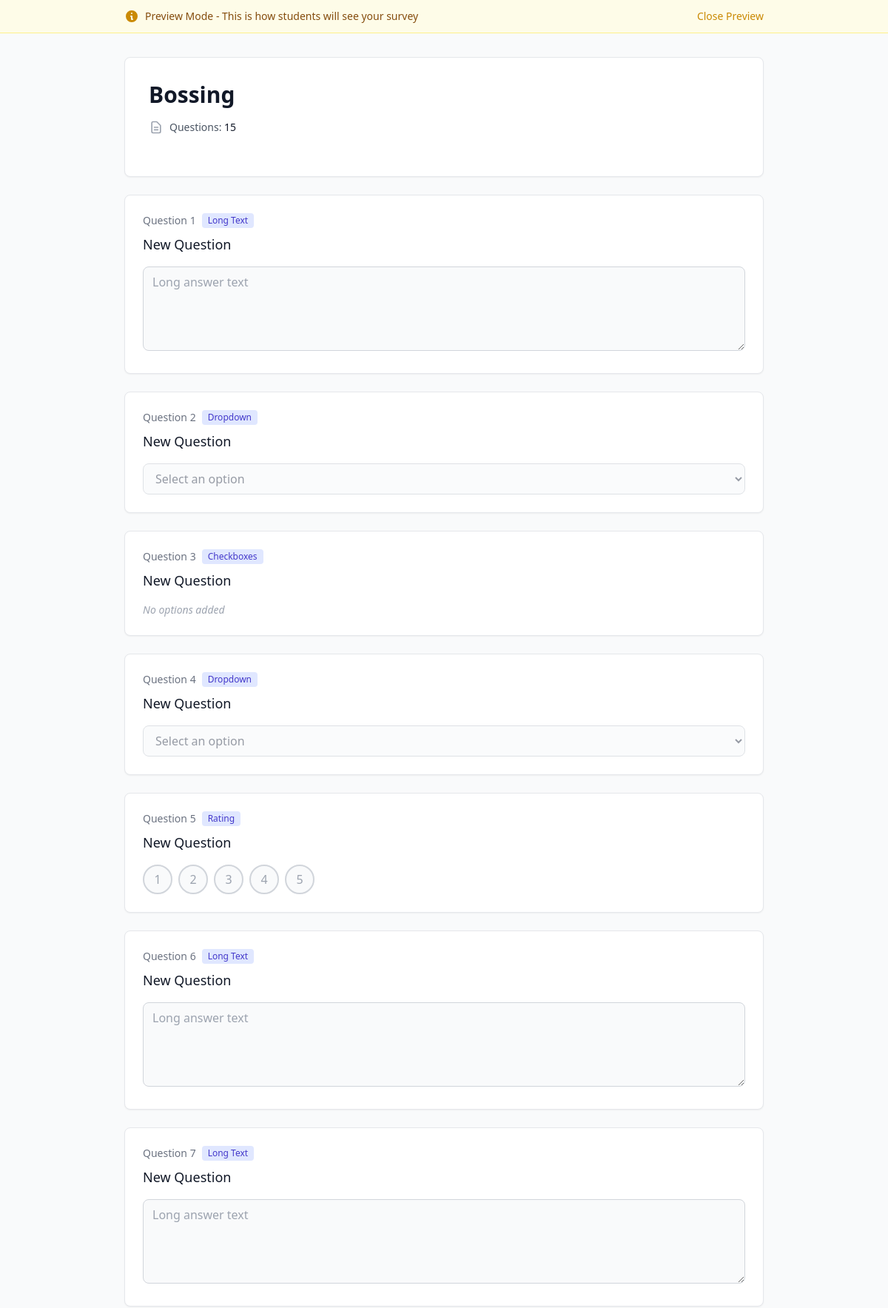
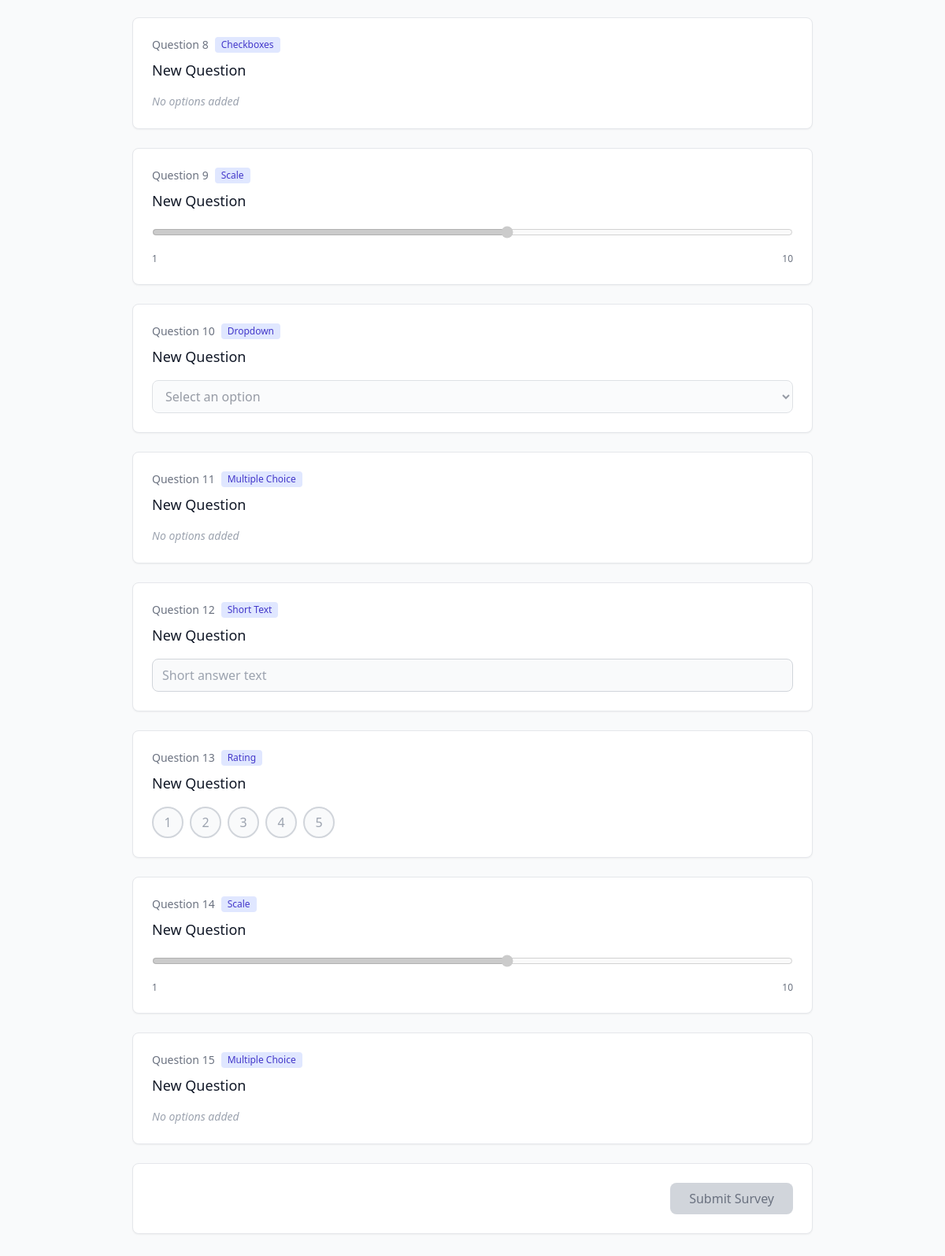
/teacher/survey/9/preview/ (signed in), run on the app's committed database (2 pictures, top to bottom).
### survey/models.py (models this page shows, shortened)
class Survey(models.Model):
    TYPE_CHOICES = [
        ('survey', 'Survey'),
        ('exam', 'Exam'),
    ]
    STATUS_CHOICES = [
        ('draft', 'Draft'),
        ('active', 'Active'),
        ('closed', 'Closed'),
    ]
    title = models.CharField(max_length=255)
    type = models.CharField(max_length=10, choices=TYPE_CHOICES, default='survey')
    description = models.TextField(blank=True)
    instructions = models.JSONField(default=list, blank=True)  # List of instruction strings
    duration_enabled = models.BooleanField(default=False)
    duration_minutes = models.IntegerField(null=True, blank=True, validators=[MinValueValidator(10), MaxValueValidator(120)])
    due_date_enabled = models.BooleanField(default=False)
    due_date = models.DateTimeField(null=True, blank=True)
    attempts_enabled = models.BooleanField(default=False)
    max_attempts = models.IntegerField(null=True, blank=True, validators=[MinValueValidator(1)])
    single_attempt = models.BooleanField(default=False)
    require_completion_in_one_sitting = models.BooleanField(default=False)
    status = models.CharField(max_length=10, choices=STATUS_CHOICES, default='draft')
    created_by = models.ForeignKey(User, on_delete=models.CASCADE, related_name='created_surveys', limit_choices_to={'role': 'teacher'})
    courses = models.ManyToManyField(Course, through='SurveyCourseAssignment', related_name='surveys')
    created_at = models.DateTimeField(auto_now_add=True)
    updated_at = models.DateTimeField(auto_now=True)
    class Meta:
        db_table = 'surveys'
        ordering = ['-created_at']

class Question(models.Model):
    QUESTION_TYPE_CHOICES = [
        ('short_text', 'Short Text'),
        ('long_text', 'Long Text'),
        ('multiple_choice', 'Multiple Choice'),
        ('checkboxes', 'Checkboxes'),
        ('dropdown', 'Dropdown'),
        ('rating', 'Rating'),
        ('scale', 'Scale'),
        ('date', 'Date'),
        ('time', 'Time'),
        ('file_upload', 'File Upload'),
        ('section', 'Section'),
        ('heading', 'Heading'),
        ('paragraph', 'Paragraph'),
    ]
    survey = models.ForeignKey(Survey, on_delete=models.CASCADE, related_name='questions')
    question_type = models.CharField(max_length=20, choices=QUESTION_TYPE_CHOICES)
    question_text = models.TextField()
    order = models.IntegerField(default=0)
    required = models.BooleanField(default=False)
    settings = models.JSONField(default=dict, blank=True)  # Type-specific settings (e.g., scale min/max, rating max)
    created_at = models.DateTimeField(auto_now_add=True)
    updated_at = models.DateTimeField(auto_now=True)
    class Meta:
        db_table = 'questions'
        ordering = ['order', 'created_at']

### survey/views.py (the view)
# urls.py: path('teacher/survey/<int:survey_id>/preview/', views.teacher_preview_survey, name='teacher-preview-survey'),
@login_required
def teacher_preview_survey(request, survey_id):
    if request.user.role != 'teacher':
        messages.error(request, 'Access denied.')
        return redirect('student-home')
    survey = get_object_or_404(Survey, id=survey_id, created_by=request.user)
    questions = survey.questions.all().order_by('order')
    if survey.due_date_enabled and survey.due_date:
        due_date = survey.due_date.strftime('%b %d, %I:%M %p')
    else:
        due_date = None
    if survey.duration_enabled and survey.duration_minutes:
        duration = f"{survey.duration_minutes} minutes"
    else:
        duration = None
    pages = []
    current_page = []
    section_info = None
    question_counter = 1
    for question in questions:
        if question.question_type == 'section':
            if current_page:
                pages.append({
                    'questions': current_page,
                    'section_info': section_info
                })
            section_info = {
                'title': question.question_text,
                'description': question.settings.get('description', '') if question.settings else ''
            }
            current_page = []
        else:
            question_with_counter = {
                'question': question,
                'counter': question_counter
            }
            current_page.append(question_with_counter)
            question_counter += 1
    if current_page:
        pages.append({
            'questions': current_page,
            'section_info': section_info
        })
    if not pages and questions.exists():
        pages = []
    elif not pages:
        pages = []
    context = {
        'survey': survey,
        'questions': questions,
        'pages': pages,
        'due_date': due_date,
        'duration': duration,
        'is_preview': True,
        'total_pages': len(pages),
    }
    return render(request, 'teacher/survey_preview.html', context)

### templates/teacher/survey_preview.html (shortened to what this page needs)
{% load static %}
<!DOCTYPE html>
<html lang="en">
<head>
    <script src="https://cdn.tailwindcss.com"></script>
</head>
<body class="bg-gray-50">
    <div class="bg-yellow-50 border-b border-yellow-200">
        <div class="max-w-4xl mx-auto px-4 py-3">
            <div class="flex items-center justify-between">
                <div class="flex items-center space-x-2">
                    <svg class="w-5 h-5 text-yellow-600" fill="currentColor" viewBox="0 0 20 20">
                        <path fill-rule="evenodd" d="M18 10a8 8 0 11-16 0 8 8 0 0116 0zm-7-4a1 1 0 11-2 0 1 1 0 012 0zM9 9a1 1 0 000 2v3a1 1 0 001 1h1a1 1 0 100-2v-3a1 1 0 00-1-1H9z" clip-rule="evenodd"/>
                    </svg>
                    <span class="text-sm font-medium text-yellow-800">Preview Mode - This is how students will see your survey</span>
                </div>
                <button onclick="window.close()" class="text-sm font-medium text-yellow-600 hover:text-yellow-800">
                    Close Preview
                </button>
            </div>
        </div>
    </div>
    <div class="max-w-4xl mx-auto px-4 py-8">
        <div class="bg-white rounded-lg shadow-sm border border-gray-200 p-8 mb-6">
            <h1 class="text-3xl font-bold text-gray-900 mb-4">{{ survey.title }}</h1>
            <div class="grid grid-cols-1 md:grid-cols-3 gap-4 mb-6">
                <div class="flex items-center space-x-2 text-sm">
                    <svg class="w-5 h-5 text-gray-400" fill="none" stroke="currentColor" viewBox="0 0 24 24">
                        <path stroke-linecap="round" stroke-linejoin="round" stroke-width="2" d="M9 12h6m-6 4h6m2 5H7a2 2 0 01-2-2V5a2 2 0 012-2h5.586a1 1 0 01.707.293l5.414 5.414a1 1 0 01.293.707V19a2 2 0 01-2 2z"/>
                    </svg>
                    <span class="text-gray-600">Questions: <span class="font-medium text-gray-900">{{ questions|length }}</span></span>
                </div>
            </div>
        </div>
        <div id="survey-pages-container">
            {% if pages %}
                {% for page in pages %}
                <div class="survey-page space-y-6 {% if not forloop.first %}hidden{% endif %}" data-page="{{ forloop.counter }}">
                    {% for q_item in page.questions %}
                    {% with question=q_item.question question_number=q_item.counter %}
                    <div class="bg-white rounded-lg shadow-sm border border-gray-200 p-6">
                        <div class="flex items-start justify-between mb-4">
                            <div class="flex-1">
                                <div class="flex items-center space-x-2 mb-2">
                                    <span class="text-sm font-medium text-gray-500">Question {{ question_number }}</span>
                                    <span class="inline-flex items-center px-2 py-0.5 rounded text-xs font-medium bg-indigo-100 text-indigo-700">
                                        {{ question.get_question_type_display }}
                                    </span>
                                </div>
                                <h3 class="text-lg font-medium text-gray-900">{{ question.question_text }}</h3>
                            </div>
                        </div>
                        <div class="mt-4">
                            {% if question.question_type == 'short_text' %}
                            <input type="text" disabled class="w-full px-3 py-2 border border-gray-300 rounded-lg bg-gray-50 text-gray-500" placeholder="Short answer text">
                            {% elif question.question_type == 'long_text' %}
                            <textarea disabled rows="4" class="w-full px-3 py-2 border border-gray-300 rounded-lg bg-gray-50 text-gray-500" placeholder="Long answer text"></textarea>
                            {% elif question.question_type == 'multiple_choice' %}
                            <div class="space-y-2">
                                {% for option in question.options.all %}
                                <label class="flex items-center space-x-3 p-3 border border-gray-300 rounded-lg bg-gray-50 cursor-not-allowed">
                                    <input type="radio" disabled class="w-4 h-4 text-indigo-600">
                                    <span class="text-gray-600">{{ option.option_text }}</span>
                                </label>
                                {% empty %}
                                <p class="text-sm text-gray-400 italic">No options added</p>
                                {% endfor %}
                            </div>
                            {% elif question.question_type == 'checkboxes' %}
                            <div class="space-y-2">
                                {% for option in question.options.all %}
                                <label class="flex items-center space-x-3 p-3 border border-gray-300 rounded-lg bg-gray-50 cursor-not-allowed">
                                    <input type="checkbox" disabled class="w-4 h-4 text-indigo-600 rounded">
                                    <span class="text-gray-600">{{ option.option_text }}</span>
                                </label>
                                {% empty %}
                                <p class="text-sm text-gray-400 italic">No options added</p>
                                {% endfor %}
                            </div>
                            {% elif question.question_type == 'dropdown' %}
                            <select disabled class="w-full px-3 py-2 border border-gray-300 rounded-lg bg-gray-50 text-gray-500">
                                <option>Select an option</option>
                            </select>
                            {% elif question.question_type == 'rating' %}
                            <div class="flex items-center space-x-2">
                                {% for i in "12345" %}
                                <button disabled class="w-10 h-10 border-2 border-gray-300 rounded-full flex items-center justify-center text-gray-400 bg-gray-50">
                                    {{ forloop.counter }}
                                </button>
                                {% endfor %}
                            </div>
                            {% elif question.question_type == 'scale' %}
                            <div class="space-y-3">
                                <input type="range" disabled min="{{ question.settings.min|default:1 }}" max="{{ question.settings.max|default:10 }}" class="w-full accent-indigo-600">
                                <div class="flex justify-between text-xs text-gray-500">
                                    <span>{{ question.settings.min|default:1 }}</span>
                                    <span>{{ question.settings.max|default:10 }}</span>
                                </div>
                            </div>
                            {% elif question.question_type == 'date' %}
                            <input type="date" disabled class="w-full px-3 py-2 border border-gray-300 rounded-lg bg-gray-50 text-gray-500">
                            {% elif question.question_type == 'time' %}
                            <input type="time" disabled class="w-full px-3 py-2 border border-gray-300 rounded-lg bg-gray-50 text-gray-500">
                            {% endif %}
                        </div>
                    </div>
                    {% endwith %}
                    {% endfor %}
                    <div class="bg-white rounded-lg shadow-sm border border-gray-200 p-6">
                        <div class="flex items-center justify-between">
                            <div class="flex items-center space-x-3">
                                {% if not forloop.last %}
                                <button onclick="nextPage()" class="px-6 py-2 bg-indigo-600 text-white rounded-lg hover:bg-indigo-700">
                                    Continue
                                </button>
                                {% else %}
                                <button disabled class="px-6 py-2 bg-gray-300 text-gray-500 rounded-lg cursor-not-allowed">
                                    Submit Survey
                                </button>
                                {% endif %}
                            </div>
                        </div>
                    </div>
                </div>
                {% endfor %}
            {% endif %}
        </div>
</body>
</html>

### data on the page
Survey: title "Bossing"
Question: counter "1", question.question_type "Long Text", question.question_text "New Question"
Question: counter "2", question.question_type "Dropdown", question.question_text "New Question"
Question: counter "3", question.question_type "Checkboxes", question.question_text "New Question", shows "No options added"
Question: counter "4", question.question_type "Dropdown", question.question_text "New Question"
Question: counter "5", question.question_type "Rating", question.question_text "New Question"
Question: counter "6", question.question_type "Long Text", question.question_text "New Question"
Question: counter "7", question.question_type "Long Text", question.question_text "New Question"
Question: counter "8", question.question_type "Checkboxes", question.question_text "New Question", shows "No options added"
Question: counter "9", question.question_type "Scale", question.question_text "New Question", question.settings.min "1", question.settings.max "10"
Question: counter "10", question.question_type "Dropdown", question.question_text "New Question"
Question: counter "11", question.question_type "Multiple Choice", question.question_text "New Question", shows "No options added"
Question: counter "12", question.question_type "Short Text", question.question_text "New Question"
Question: counter "13", question.question_type "Rating", question.question_text "New Question"
Question: counter "14", question.question_type "Scale", question.question_text "New Question", question.settings.min "1", question.settings.max "10"
Question: counter "15", question.question_type "Multiple Choice", question.question_text "New Question", shows "No options added"

### other printed values
{{ questions|length }} "15"
